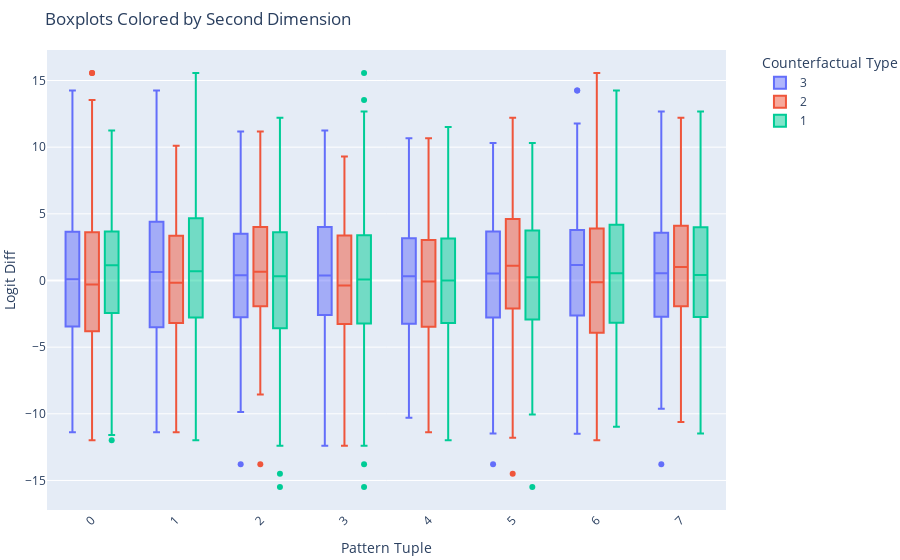

Notebook source saved alongside this figure:
### Code cell
import pandas as pd
import plotly.express as px

# Example tensors
NUM_SAMPLES = 30

logits_tens = logit_diffs.reshape(3, -1, NUM_SAMPLES).cpu()
reshaped_tensor = logits_tens.view(3*len(patterns), NUM_SAMPLES)

# Prepare the data for plotting
data = reshaped_tensor.numpy().T  # Transpose to have NUM_SAMPLES distributions of length 3*len(patterns)
df = pd.DataFrame(data)

# Melt the dataframe and create a column for Dim2 grouping by 3
df = df.melt(var_name='Group', value_name='Value')
df['Counterfactual_Type'] = np.tile((1,2,3), NUM_SAMPLES*len(pattern_colors))
df['Pattern_Type'] = np.repeat(3*pattern_colors, NUM_SAMPLES)
df['Pattern_Tuple'] = [unique_patterns[idx] for idx in df['Pattern_Type']]

df = df.sort_values(by='Pattern_Type')
df = df.rename(columns={'Value':'Logit Diff', 'Group':'Sentence Pattern'})
# Create the boxplot using plotly express
fig = px.box(df, x='Pattern_Type', y='Logit Diff', color='Counterfactual_Type', title='Boxplots Colored by Second Dimension', hover_data='Pattern_Tuple')


# Update layout to place the legend outside the plot
fig.update_layout(
    legend_title_text='Counterfactual Type',
    legend=dict(
        x=1.05,
        y=1,
        traceorder='normal',
        bgcolor='rgba(255,255,255,0)',
        bordercolor='rgba(255,255,255,0)'
    ),
    margin=dict(l=0, r=150, t=50, b=50),
    xaxis_title='Pattern Tuple',  # Update x-axis title
    xaxis_tickangle=-45  # Rotate x-axis ticks for better readability if needed
)

# Show the plot
fig.show()

### Figure 1 — Plotly figure (JSON) as saved in the notebook; plotly's stock layout.template omitted (floating-point values rounded to 4 significant figures; data arrays with more than 128 entries replaced by an {"elided": "..."} marker saying what was removed)
{"data": [{"alignmentgroup": "True", "customdata": {"elided": "1920x1x3 int values"}, "hovertemplate": "Counterfactual_Type=3<br>Pattern_Type=%{x}<br>Logit Diff=%{y}<br>Pattern_Tuple=%{customdata[0]}<extra></extra>", "legendgroup": "3", "marker": {"color": "#636efa"}, "name": "3", "notched": false, "offsetgroup": "3", "orientation": "v", "showlegend": true, "type": "box", "x": {"elided": "1920 int values"}, "x0": " ", "xaxis": "x", "y": {"elided": "1920 float values"}, "y0": " ", "yaxis": "y"}, {"alignmentgroup": "True", "customdata": {"elided": "1920x1x3 int values"}, "hovertemplate": "Counterfactual_Type=2<br>Pattern_Type=%{x}<br>Logit Diff=%{y}<br>Pattern_Tuple=%{customdata[0]}<extra></extra>", "legendgroup": "2", "marker": {"color": "#EF553B"}, "name": "2", "notched": false, "offsetgroup": "2", "orientation": "v", "showlegend": true, "type": "box", "x": {"elided": "1920 int values"}, "x0": " ", "xaxis": "x", "y": {"elided": "1920 float values"}, "y0": " ", "yaxis": "y"}, {"alignmentgroup": "True", "customdata": {"elided": "1920x1x3 int values"}, "hovertemplate": "Counterfactual_Type=1<br>Pattern_Type=%{x}<br>Logit Diff=%{y}<br>Pattern_Tuple=%{customdata[0]}<extra></extra>", "legendgroup": "1", "marker": {"color": "#00cc96"}, "name": "1", "notched": false, "offsetgroup": "1", "orientation": "v", "showlegend": true, "type": "box", "x": {"elided": "1920 int values"}, "x0": " ", "xaxis": "x", "y": {"elided": "1920 float values"}, "y0": " ", "yaxis": "y"}], "layout": {"boxmode": "group", "legend": {"bgcolor": "rgba(255,255,255,0)", "bordercolor": "rgba(255,255,255,0)", "title": {"text": "Counterfactual Type"}, "tracegroupgap": 0, "traceorder": "normal", "x": 1.05, "y": 1}, "margin": {"b": 50, "l": 0, "r": 150, "t": 50}, "title": {"text": "Boxplots Colored by Second Dimension"}, "xaxis": {"anchor": "y", "domain": [0, 1], "tickangle": -45, "title": {"text": "Pattern Tuple"}}, "yaxis": {"anchor": "x", "domain": [0, 1], "title": {"text": "Logit Diff"}}}}
